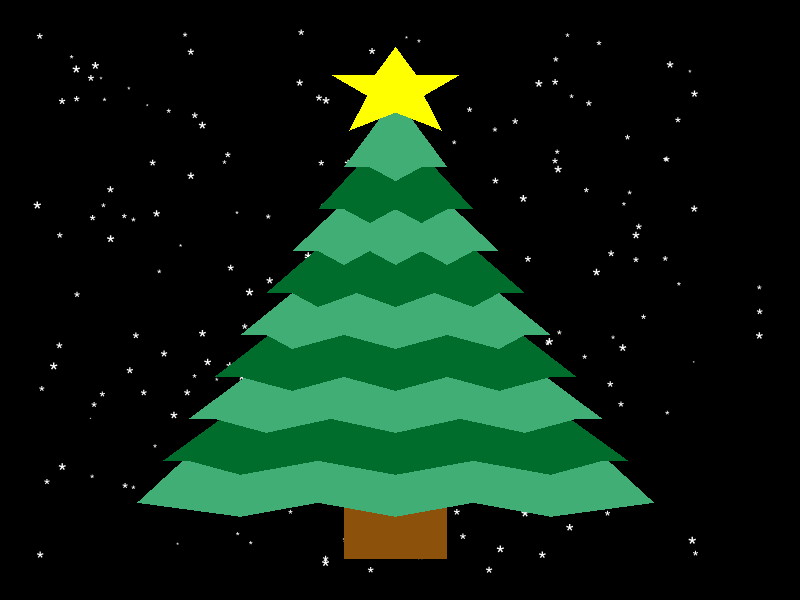

Recreate this plot in R.
library(tidyverse)
library(ggplot2)

xValue <- c(18,22,22,18,18)
yValue <- c(-1,-1,4,4,-1)
points <- data.frame(xValue,yValue)

n <- 200 
tree <- tibble(x = runif(n, 6, 32),  
       y = runif(n, -2, 37),  
       s = runif(n, min = 60, max = 240)) %>%
  ggplot() +
  geom_point(aes(x, y, size = s), color = "white", pch = 42) +
  theme(panel.background = element_rect("black"))


tree <- tree + 
  geom_polygon(data = points, aes(x = xValue, y = yValue, fill = "#8c510a"))

xValue <- c(10,14,17,20,23,26,30,20)
yValue <- c(3,2,3,2,3,2,3,20)
points <- data.frame(xValue,yValue)

tree <- tree + geom_polygon(data = points, aes(x = xValue, y = yValue, fill = "#41ae76"))

xValue <- c(11,12,14,17,20,23,26,28,29,20)
yValue <- c(6,6,5,6,5,6,5,6,6,18)
points <- data.frame(xValue,yValue)
tree <- tree + 
  geom_polygon(data = points, aes(x = xValue, y = yValue, fill = "#006d2c"))

xValue <- c(12,13,15,17.5,20,22.5,25,27,28,20)
yValue <- c(9,9,8,9,8,9,8,9,9,20)
points <- data.frame(xValue,yValue)
tree <- tree + 
  geom_polygon(data = points, aes(x = xValue, y = yValue, fill = "#41ae76"))

xValue <- c(13,14,16,18,20,22,24,26,27,20)
yValue <- c(12,12,11,12,11,12,11,12,12,22)
points <- data.frame(xValue,yValue)
tree <- tree + 
  geom_polygon(data = points, aes(x = xValue, y = yValue, fill = "#006d2c"))

xValue <- c(14,15,16,18,20,22,24,25,26,20)
yValue <- c(15,15,14,15,14,15,14,15,15,24)
points <- data.frame(xValue,yValue)
tree <- tree + 
  geom_polygon(data = points, aes(x = xValue, y = yValue, fill = "#41ae76"))

xValue <- c(15,16,17,18.5,20,21.5,23,24,25,20)
yValue <- c(18,18,17,18,17,18,17,18,18,26)
points <- data.frame(xValue,yValue)
tree <- tree + 
  geom_polygon(data = points, aes(x = xValue, y = yValue, fill = "#006d2c"))

xValue <- c(16,17,18,19,20,21,22,23,24,20)
yValue <- c(21,21,20,21,20,21,20,21,21,28)
points <- data.frame(xValue,yValue)
tree <- tree + 
  geom_polygon(data = points, aes(x = xValue, y = yValue, fill = "#41ae76"))

xValue <- c(17,18,19,20,21,22,23,20)
yValue <- c(24,24,23,24,23,24,24,30)
points <- data.frame(xValue,yValue)
tree <- tree + 
  geom_polygon(data = points, aes(x = xValue, y = yValue, fill = "#006d2c"))

xValue <- c(18,19,20,21,22,20)
yValue <- c(27,27,26,27,27,32)
points <- data.frame(xValue,yValue)
tree <- tree + 
  geom_polygon(data = points, aes(x = xValue, y = yValue, fill = "#41ae76"))

xValue <- c(20,21.8,21.1,22.5,20.8,20,19.2,17.5,18.9,18.2,20)
yValue <- c(31.3,30,32.5,34,34,36,34,34,32.5,30,31.3)
yValue <- yValue-0.4
points <- data.frame(xValue,yValue)
tree <- tree + 
  geom_polygon(data = points, aes(x = xValue, y = yValue, fill = "yellow"))+
  scale_fill_identity() + 
  theme_bw() +
  scale_x_continuous(breaks = NULL) + 
  scale_y_continuous(breaks = NULL) +
  labs(x = "", y = "") + 
  theme_void() +
  coord_cartesian(c(6,32), c(-2,37)) +
  theme(plot.background = element_rect(fill="black", colour="black"),
        panel.background = element_rect(fill="black")) 

tree
